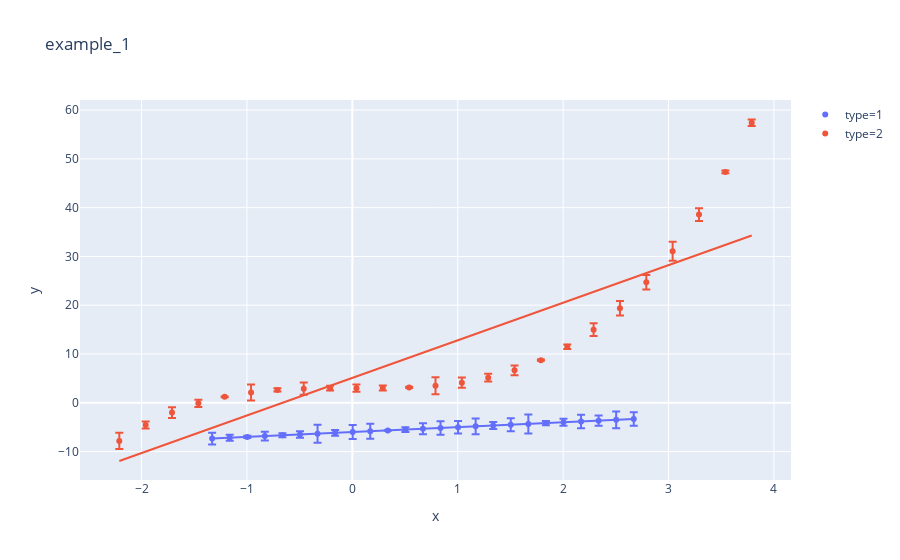

The cell this chart's notebook holds for it:
### Markdown cell above
### Plotly Express

### Code cell
fig = px.scatter(data,x='x', y='y', color="type",error_y='err', title = 'example_1', trendline = 'ols')
fig.show()

### Figure 1 — Plotly figure (JSON) as saved in the notebook; plotly's stock layout.template omitted (floating-point values rounded to 4 significant figures)
{"data": [{"error_y": {"array": [1.207, 0.6375, 0.2399, 0.9109, 0.4106, 0.6587, 1.854, 0.584, 1.429, 1.53, 0.04745, 0.4915, 1.142, 1.376, 1.275, 1.623, 0.7011, 1.335, 1.942, 0.4323, 0.7122, 1.389, 1.064, 1.733, 1.374]}, "hoverlabel": {"namelength": 0}, "hovertemplate": "type=1<br>x=%{x}<br>y=%{y}", "legendgroup": "type=1", "marker": {"color": "#636efa", "symbol": "circle"}, "mode": "markers", "name": "type=1", "showlegend": true, "type": "scatter", "x": [-1.33, -1.163, -0.9967, -0.8301, -0.6634, -0.4967, -0.3301, -0.1634, 0.003271, 0.1699, 0.3366, 0.5033, 0.6699, 0.8366, 1.003, 1.17, 1.337, 1.503, 1.67, 1.837, 2.003, 2.17, 2.337, 2.503, 2.67], "xaxis": "x", "y": [-7.33, -7.163, -6.997, -6.83, -6.663, -6.497, -6.33, -6.163, -5.997, -5.83, -5.663, -5.497, -5.33, -5.163, -4.997, -4.83, -4.663, -4.497, -4.33, -4.163, -3.997, -3.83, -3.663, -3.497, -3.33], "yaxis": "y"}, {"hoverlabel": {"namelength": 0}, "hovertemplate": "<b>OLS trendline</b><br>y = 1.000000 * x + -6.000000<br>R<sup>2</sup>=1.000000<br><br>type=1<br>x=%{x}<br>y=%{y} <b>(trend)</b>", "legendgroup": "type=1", "marker": {"color": "#636efa", "symbol": "circle"}, "mode": "lines", "name": "type=1", "showlegend": false, "type": "scatter", "x": [-1.33, -1.163, -0.9967, -0.8301, -0.6634, -0.4967, -0.3301, -0.1634, 0.003271, 0.1699, 0.3366, 0.5033, 0.6699, 0.8366, 1.003, 1.17, 1.337, 1.503, 1.67, 1.837, 2.003, 2.17, 2.337, 2.503, 2.67], "xaxis": "x", "y": [-7.33, -7.163, -6.997, -6.83, -6.663, -6.497, -6.33, -6.163, -5.997, -5.83, -5.663, -5.497, -5.33, -5.163, -4.997, -4.83, -4.663, -4.497, -4.33, -4.163, -3.997, -3.83, -3.663, -3.497, -3.33], "yaxis": "y"}, {"error_y": {"array": [1.669, 0.7141, 1.102, 0.7614, 0.06956, 1.66, 0.3142, 1.242, 0.4787, 0.7467, 0.517, 0.1349, 1.728, 1.061, 0.7918, 0.9815, 0.1336, 0.4722, 1.301, 1.475, 1.476, 1.952, 1.303, 0.2976, 0.6439]}, "hoverlabel": {"namelength": 0}, "hovertemplate": "type=2<br>x=%{x}<br>y=%{y}", "legendgroup": "type=2", "marker": {"color": "#EF553B", "symbol": "circle"}, "mode": "markers", "name": "type=2", "showlegend": true, "type": "scatter", "x": [-2.211, -1.961, -1.711, -1.461, -1.211, -0.9609, -0.7109, -0.4609, -0.2109, 0.03911, 0.2891, 0.5391, 0.7891, 1.039, 1.289, 1.539, 1.789, 2.039, 2.289, 2.539, 2.789, 3.039, 3.289, 3.539, 3.789], "xaxis": "x", "y": [-7.807, -4.54, -2.008, -0.1178, 1.225, 2.113, 2.641, 2.902, 2.991, 3.0, 3.024, 3.157, 3.491, 4.122, 5.142, 6.646, 8.727, 11.48, 15.0, 19.37, 24.7, 31.07, 38.58, 47.33, 57.4], "yaxis": "y"}, {"hoverlabel": {"namelength": 0}, "hovertemplate": "<b>OLS trendline</b><br>y = 7.705592 * x + 5.104644<br>R<sup>2</sup>=0.739601<br><br>type=2<br>x=%{x}<br>y=%{y} <b>(trend)</b>", "legendgroup": "type=2", "marker": {"color": "#EF553B", "symbol": "circle"}, "mode": "lines", "name": "type=2", "showlegend": false, "type": "scatter", "x": [-2.211, -1.961, -1.711, -1.461, -1.211, -0.9609, -0.7109, -0.4609, -0.2109, 0.03911, 0.2891, 0.5391, 0.7891, 1.039, 1.289, 1.539, 1.789, 2.039, 2.289, 2.539, 2.789, 3.039, 3.289, 3.539, 3.789], "xaxis": "x", "y": [-11.93, -10.01, -8.079, -6.152, -4.226, -2.3, -0.3732, 1.553, 3.48, 5.406, 7.332, 9.259, 11.19, 13.11, 15.04, 16.96, 18.89, 20.82, 22.74, 24.67, 26.6, 28.52, 30.45, 32.38, 34.3], "yaxis": "y"}], "layout": {"legend": {"tracegroupgap": 0}, "title": {"text": "example_1"}, "xaxis": {"anchor": "y", "domain": [0, 1], "title": {"text": "x"}}, "yaxis": {"anchor": "x", "domain": [0, 1], "title": {"text": "y"}}}}
